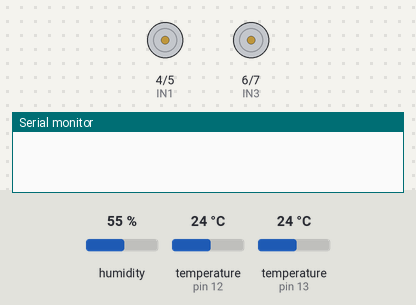
Bench run of a sketch on a simulated Arduino Uno, built with avr-gcc and run on an emulated ATmega328P. Parts: motor-driver pin pairs drawn as motors (green arrow = first pin HIGH = forward, orange = second pin HIGH = backward, longer = more drive), the last lines printed to the serial monitor. The test bench sets the inputs (shaded band); at power-on: humidity 55 %, temperature (sensors on pin 12, pin 13) 24 °C.

Above: at 0.1 s.
At 2.9 s:
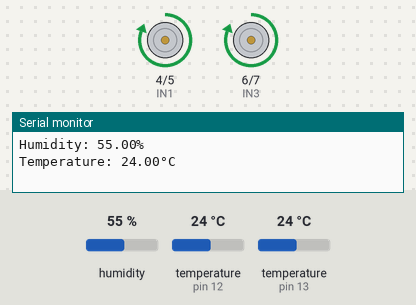
Timing chart, 0 to 4.4 s (numbered marks = the images above):
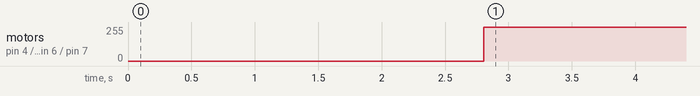

Measured:
- by itself, motor on pin 4 (IN1) / pin 5 (IN2), motor on pin 6 (IN3) / pin 7 (IN4): stopped → forward 255/255 at 2.8 s

The sketch:

Main.ino
```cpp
#include "SoftwareSerial.h"
#include "DHT.h"
#include <OneWire.h>
#include <DallasTemperature.h>

#define DHTPIN 12       // Digital pin connected to the DHT sensor
#define DHTTYPE DHT11   // DHT 11
#define ONE_WIRE_BUS 13 // Data wire is plugged into port 13 on the Arduino

OneWire oneWire(ONE_WIRE_BUS);  // Setup a oneWire instance to communicate with any OneWire devices (not just Maxim/Dallas temperature ICs)
DallasTemperature sensors(&oneWire);  // Pass our oneWire reference to Dallas Temperature.
DHT dht(DHTPIN, DHTTYPE);

int IN1 = 4;
int IN2 = 5;
int IN3 = 6;
int IN4 = 7;

void setup() {
 Serial.begin(9600);
 sensors.begin();
 dht.begin();

 pinMode(IN1, OUTPUT);
 pinMode(IN2, OUTPUT);
 pinMode(IN3, OUTPUT);
 pinMode(IN4, OUTPUT);
}

void loop() {
  delay(2000);

  // Reading temperature or humidity takes about 250 milliseconds!
  // Sensor readings may also be up to 2 seconds 'old' (its a very slow sensor)
  float h = dht.readHumidity();

  sensors.requestTemperatures(); // Send the command to get temperatures
  float t = sensors.getTempCByIndex(0);

  // Check if any reads failed and exit early (to try again).
  if (isnan(h)) {
    Serial.println(F("Failed to read from DHT sensor!"));
  } else {
    Serial.print(F("Humidity: "));
    Serial.print(h);
    Serial.println("%");
  }

  if (t == -127) {
    Serial.println(F("Failed to read from DS18B20 sensor!"));
    //return;
  } else {
    Serial.print(F("Temperature: "));
    Serial.print(t);
    Serial.println("°C");
  }

  //if (t > 25)
  turnOnA();

  //if (h > 50)
  turnOnB();
}
```

L298N.ino
```cpp
void turnOnA() {
  digitalWrite(IN1, HIGH);
  digitalWrite(IN2, LOW);
}

void turnOnB() {
  digitalWrite(IN3, HIGH);
  digitalWrite(IN4, LOW);
}

void turnOffA() {
  digitalWrite(IN1, LOW);
  digitalWrite(IN2, LOW);
}

void turnOffB() {
  digitalWrite(IN3, LOW);
  digitalWrite(IN4, LOW);
}

void turnOnReverseA() {
  digitalWrite(IN1, LOW);
  digitalWrite(IN2, HIGH);
}

void turnOnReverseB() {
  digitalWrite(IN3, LOW);
  digitalWrite(IN4, HIGH);
}
```
